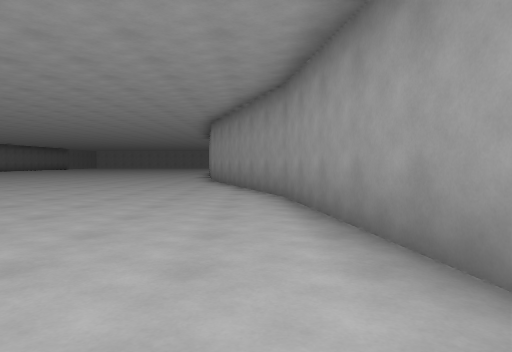
view 1 (above)

19 first-person views from a walk through a Godot game level. The camera is 1.2 m above the floor, tilts 2° down and sees 70° across. The floor is counted in squares, 2 m on a side. Each view is taken from the middle of a square. On the plan, view 1 faces up. The plan holds only what a view shows up to about 10 squares ahead; the rest is blank. The place goes on beyond the plan.

view 2
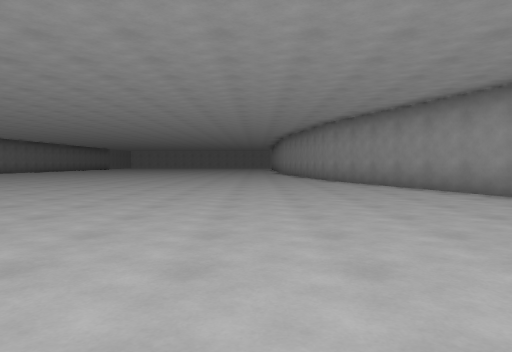

view 3
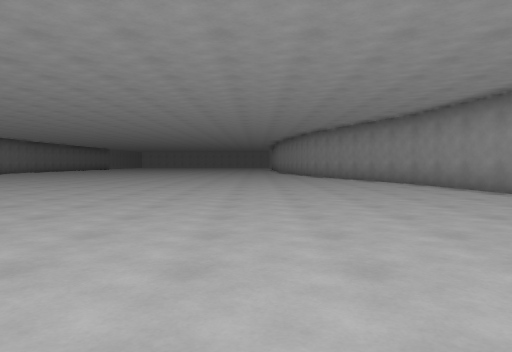

view 4
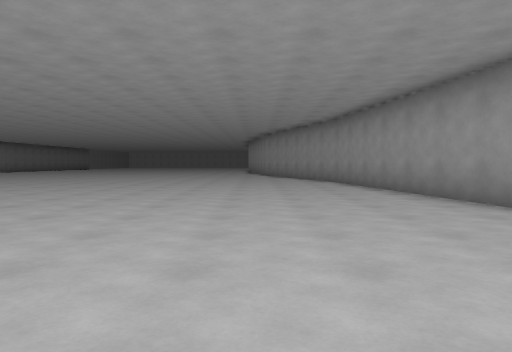

view 5
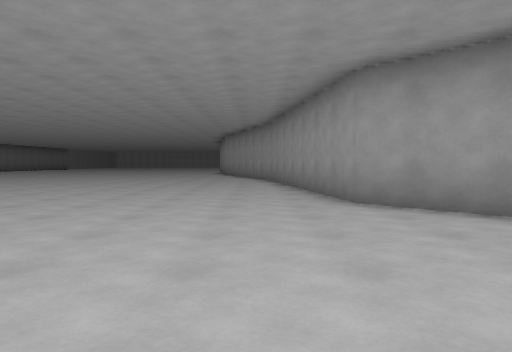

view 6
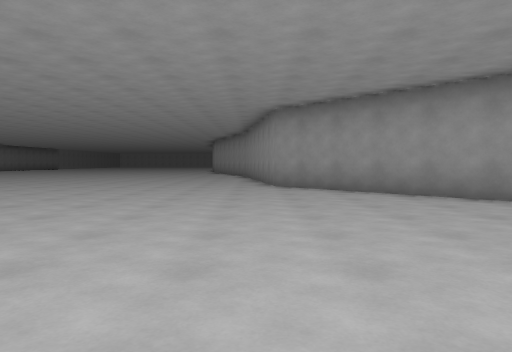

view 7
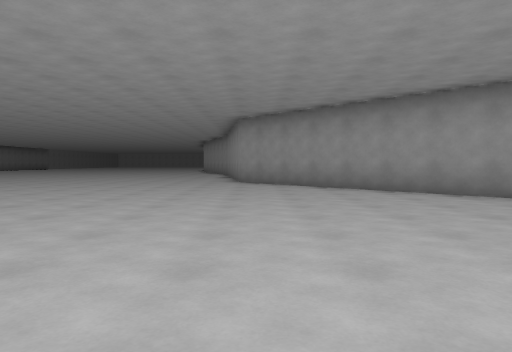

view 8
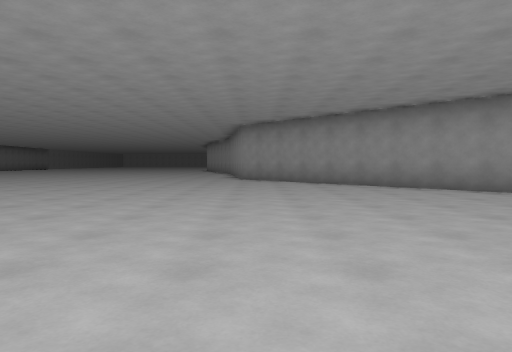

view 9
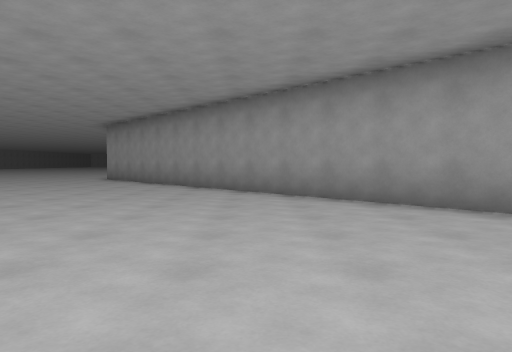

view 10
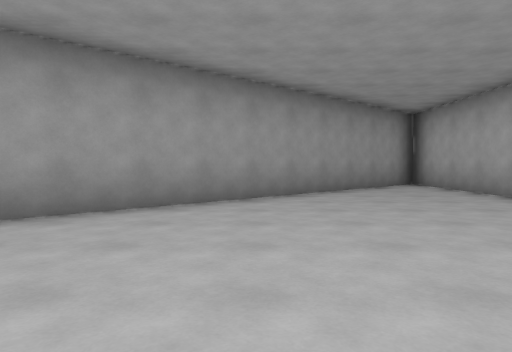

view 11
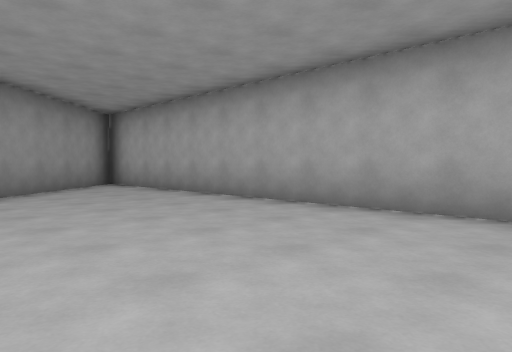

view 12
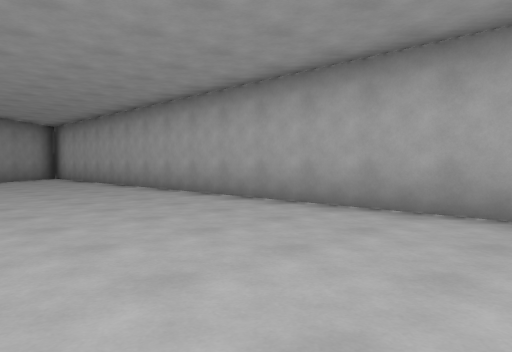

view 13
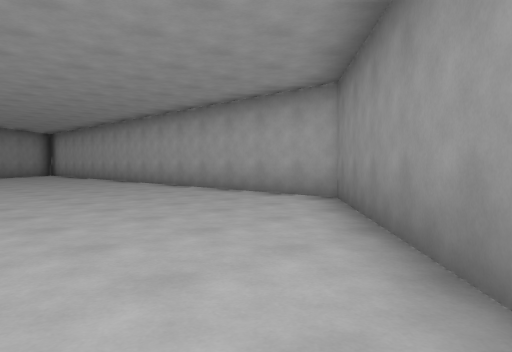

view 14
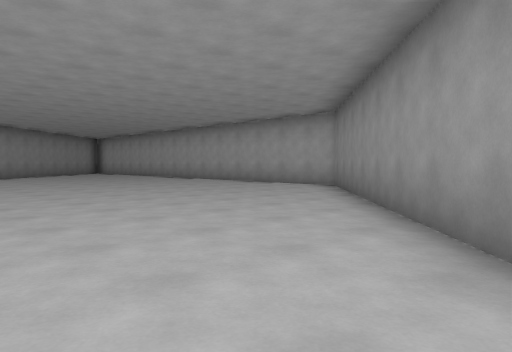

view 15
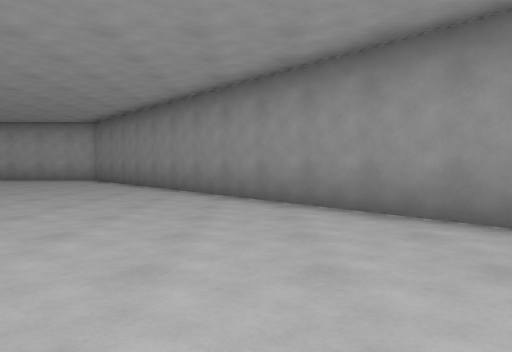

view 16
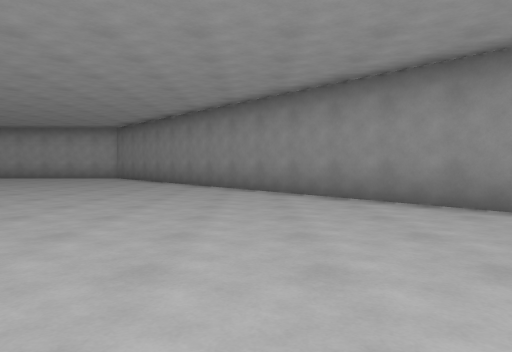

view 17
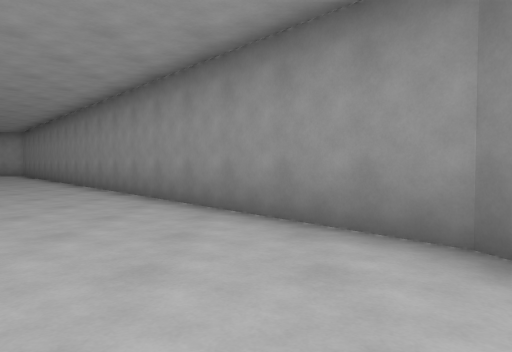

view 18
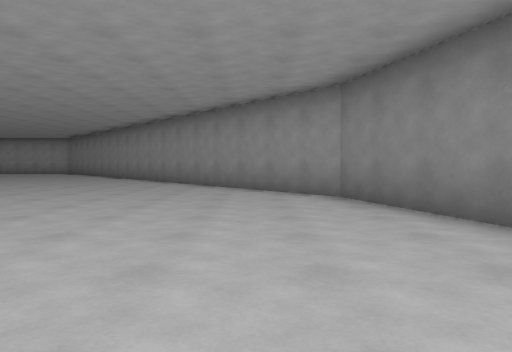

view 19
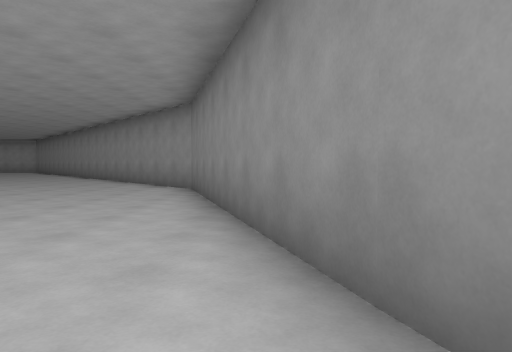

### Floor plan
Points are (right, up) in squares from view 1. A wall is a line through its corners. A room is listed if a view was taken in it or the views show most of it. See-through windows are left out.
Room 1 (views 1, 2, 3, 4, 5, 6, 7, 8, 9, 10, 11, 12, 13, 14, 15, 16, 17, 18, 19)
walls: (0.5, 6.5) (-0.7, 10); (-13.5, -0.5) (-1.5, -14.5) (14, -14.5); (-15.7, 7.1) (-13.2, -0.5); (14.1, -14) (1.5, -0.5) (0.5, 6.6)

Positions as (right, up) in squares from view 1, and headings:
1: (0, 0), facing up
2: (-4, 0), facing up
3: (-4, -4), facing up
4: (-2, -5), facing up
5: (0, -6), facing up
6: (1, -10), facing up
7: (2, -12), facing up
8: (2, -14), facing up
9: (7, -14), facing up
10: (4, -10), facing right
11: (4, -10), facing down-right
12: (-1, -10), facing down-right
13: (-5, -9), facing down-right
14: (-7, -6), facing down-right
15: (-7, -2), facing down
16: (-7, 0), facing down
17: (-12, 2), facing down
18: (-12, 6), facing down
19: (-15, 8), facing down
